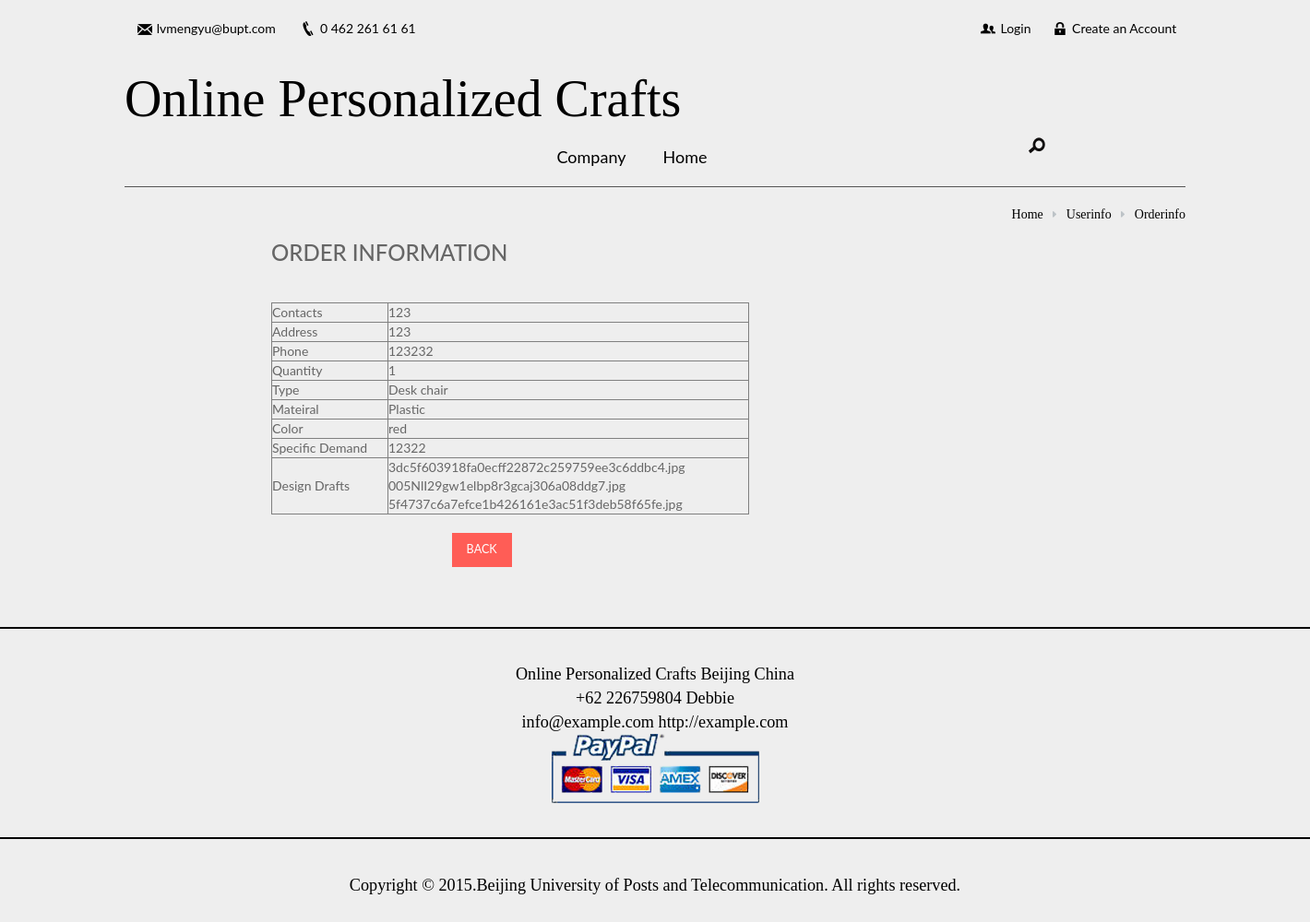
The page /OnlinePersonalizedCraftsWebsite/orderinfo.php?id=17 on the database its author committed.
### tables this page shows
CREATE TABLE `order` (
  `id` int(11) NOT NULL AUTO_INCREMENT,
  `contacts` varchar(20) DEFAULT NULL,
  `address` varchar(30) DEFAULT NULL,
  `phone` varchar(30) DEFAULT NULL,
  `quantity` int(11) DEFAULT NULL,
  `specificDemand` text,
  `userId` int(11) DEFAULT NULL,
  `typeId` int(11) DEFAULT NULL,
  `materialId` int(11) DEFAULT NULL,
  `colorId` int(11) DEFAULT NULL,
  PRIMARY KEY (`id`)
);

CREATE TABLE `type` (
  `id` int(11) NOT NULL AUTO_INCREMENT,
  `typeName` varchar(20) DEFAULT NULL,
  PRIMARY KEY (`id`)
);

CREATE TABLE `material` (
  `id` int(11) NOT NULL AUTO_INCREMENT,
  `materialName` varchar(20) DEFAULT NULL,
  PRIMARY KEY (`id`)
);

CREATE TABLE `color` (
  `id` int(11) NOT NULL AUTO_INCREMENT,
  `colorName` varchar(20) DEFAULT NULL,
  PRIMARY KEY (`id`)
);

CREATE TABLE `designdraft` (
  `id` int(11) NOT NULL AUTO_INCREMENT,
  `filePath` varchar(200) DEFAULT NULL,
  `orderId` int(11) DEFAULT NULL,
  PRIMARY KEY (`id`)
);

### OnlinePersonalizedCraftsWebsite/dbConnection.php (called while the page is built, shortened)
<?php
$dbname = DBNAME;
$dbhost = DBHOST;
$dbuser = DBUSER;
$dbpw = DBPW;
$db= new PDO("mysql:host=$dbhost;dbname=$dbname", "$dbuser", "$dbpw");
$db->setAttribute(PDO::ATTR_ERRMODE, PDO::ERRMODE_EXCEPTION);
$db->exec('set names utf8');
function db_select($str){
	global $db;
	$result = $db->query($str);
	$row = $result->fetchall(PDO::FETCH_NUM);
	return $row;
}
?>

### OnlinePersonalizedCraftsWebsite/orderinfo.php (the view, shortened to what this page needs)
<!DOCTYPE html>
<html>
<head>
<?php
	require_once('./header.php');
?>
</head>
<body>
<?php
	require_once('./menubar.php');
?>
<div class="container">
	<hr style="margin:0;height:1px;border:none;border-top:1px solid #555555;" />
	<h6 class="dress">
		<a href="index.php">Home</a>
		<i></i>
		<a href="userinfo.php">Userinfo</a>
		<i></i>
		Orderinfo
	</h6>
</div>
<div class="container" style="margin-left:20%;min-height:300px">
	<div>
	<h3>ORDER INFORMATION</h3>
	<br/>
	<br/>
		<table border="1" style="width:45%;">
			<tbody>
				<?php
					require_once('./dbConnection.php');
					$orderId=$_GET['id'];
					$sql="SELECT contacts,address,phone,quantity,specificDemand,typeName,materialName,colorName,`order`.id ".
						"FROM `order` ".
						"LEFT JOIN type ON `order`.typeId = type.id ".
						"LEFT JOIN material ON `order`.materialId = material.id ".
						"LEFT JOIN color ON `order`.colorId = color.id ".
						"WHERE `order`.id = '{$orderId}'";
					$res=db_select($sql);
					for($i=0;$i<count($res);$i++)
					{
						echo "<tr><td>Contacts</td><td>{$res[$i][0]}</td></tr>";
						echo "<tr><td>Address</td><td>{$res[$i][1]}</td></tr>";
						echo "<tr><td>Phone</td><td>{$res[$i][2]}</td></tr>";
						echo "<tr><td>Quantity</td><td>{$res[$i][3]}</td></tr>";
						echo "<tr><td>Type</td><td>{$res[$i][5]}</td></tr>";
						echo "<tr><td>Mateiral</td><td>{$res[$i][6]}</td></tr>";
						echo "<tr><td>Color</td><td>{$res[$i][7]}</td></tr>";
						echo "<tr><td>Specific Demand</td><td>{$res[$i][4]}</td></tr>";
					}
					echo "<tr><td>Design Drafts</td><td>";
					$sql="SELECT filePath FROM designDraft WHERE orderId = '{$orderId}'";
					$res=db_select($sql);
					for($i=0;$i<count($res);$i++)
					{
						$tmp=explode('/', $res[$i][0]);
						$fileName= end($tmp);
						echo "<a style='color:#666' href='{$res[$i][0]}' target='_blank' >{$fileName}</a> <br/>";
					}
					echo "</td></tr>";
				?>
			</tbody>
		</table>
		<br/>
		<div class="login-left" style="margin-left:17%">
		<a class="acount-btn" href="javascript:history.go(-1);">Back</a>
		</div>
   </div>
	</div>
	<?php
		require_once('./footer.php');
	?>
</body>
</html>

### OnlinePersonalizedCraftsWebsite/css/style.css (style rules this page uses)
body { font-family: 'Lato', sans-serif; background-color: #EEE; left: 10px; }
body a { transition: 0.5s all; -webkit-transition: 0.5s all; -o-transition: 0.5s all; -moz-transition: 0.5s all; -ms-transition: 0.5s all; }
h1,h2,h3,h4,h5,h6,label,p { margin-bottom: 0; margin-left: 0; margin-right: px; margin-top: 0; }
.dress { float:right; font-size: 1em; color:#000; padding: 1.5em 0; font-family: 'Roboto Slab', serif; }
.dress a { text-decoration: none; color:#000; }
.dress i { background: url(../images/img-sprite.png)no-repeat -346px -109px ; width: 8px; height: 10px; display: inline-block; margin: 0 5px; }
.login-left { padding: 0; }
.acount-btn { background:#ff5d56; color: #FFF; font-size: 0.9em; padding: 0.7em 1.2em; transition: 0.5s all; -webkit-transition: 0.5s all; -moz-transition: 0.5s all; -o-transition: 0.5s all; display: inline-block; text-transform: uppercase; border: 1px solid #ff5d56; }

### rows shown on the page
order: contacts "123", address "123", phone "123232", quantity "1", typeId.typeName "Desk chair", materialId.materialName "Plastic", colorId.colorName "red", specificDemand "12322"
designdraft: fileName "3dc5f603918fa0ecff22872c259759ee3c6ddbc4.jpg"
designdraft: fileName "005NlI29gw1elbp8r3gcaj306a08ddg7.jpg"
designdraft: fileName "5f4737c6a7efce1b426161e3ac51f3deb58f65fe.jpg"
